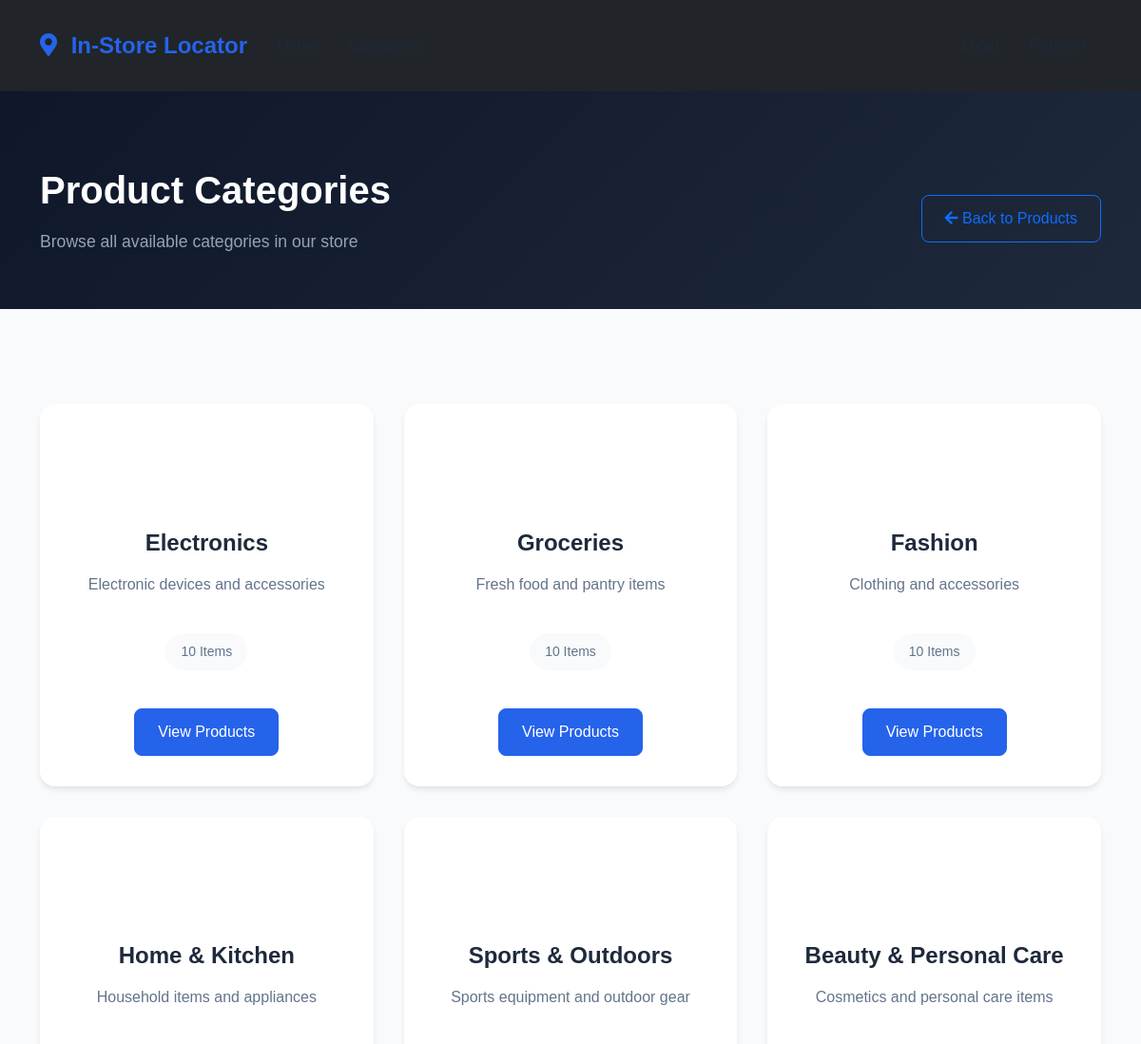
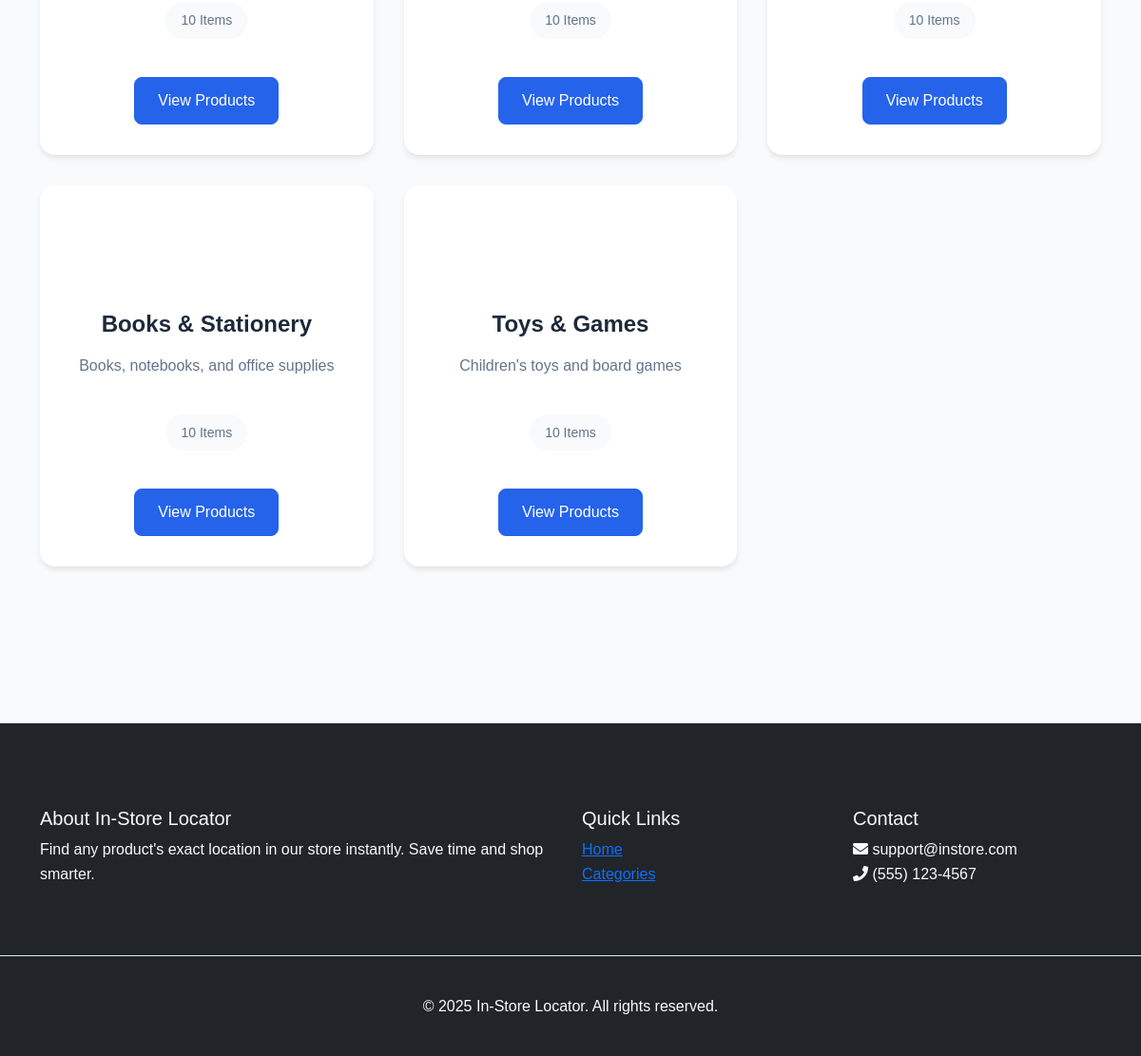
Page /categories/ on the committed database (2 pictures, top to bottom).
### store/models.py (models this page shows, shortened)
class Category(models.Model):
    name = models.CharField(max_length=100)
    description = models.TextField()
    icon = models.CharField(max_length=50, default='box')
    class Meta:
        verbose_name_plural = "Categories"

### store/views.py (the view)
# urls.py: path('categories/', views.categories, name='categories'),
def categories(request):
    categories = Category.objects.all()
    context = {
        'categories': categories,
    }
    return render(request, 'store/categories.html', context)

### store/templates/store/categories.html (shortened to what this page needs)
{% extends 'store/base.html' %}
{% load static %}
{% block content %}
<section class="categories-header">
    <div class="container">
        <div class="row align-items-center">
            <div class="col-md-6">
                <h1 class="page-title" data-aos="fade-right">Product Categories</h1>
                <p class="page-subtitle" data-aos="fade-right" data-aos-delay="100">Browse all available categories in our store</p>
            </div>
            <div class="col-md-6 text-md-end">
                <a href="{% url 'home' %}" class="btn btn-outline-primary" data-aos="fade-left">
                    <i class="fas fa-arrow-left"></i> Back to Products
                </a>
            </div>
        </div>
    </div>
</section>
<section class="categories-section">
    <div class="container">
        <div class="categories-grid">
            {% for category in categories %}
            <div class="category-card" data-aos="fade-up" data-aos-delay="{% widthratio forloop.counter 1 100 %}">
                <div class="category-icon">
                </div>
                <h3>{{ category.name }}</h3>
                <p class="category-description">{{ category.description }}</p>
                <span class="item-count">{{ category.product_set.count }} Items</span>
                <div class="category-actions">
                    <a href="{% url 'category_products' category.id %}" class="btn btn-primary">
                        View Products
                    </a>
                </div>
            </div>
            {% endfor %}
        </div>
    </div>
</section>
{% endblock %}

### store/templates/store/base.html (shortened to what this page needs)
{% load static %}
<!DOCTYPE html>
<html lang="en">
<head>
    <link href="https://cdn.jsdelivr.net/npm/bootstrap@5.1.3/dist/css/bootstrap.min.css" rel="stylesheet">
    <link href="https://cdnjs.cloudflare.com/ajax/libs/font-awesome/5.15.4/css/all.min.css" rel="stylesheet">
    <link href="https://unpkg.com/aos@2.3.1/dist/aos.css" rel="stylesheet">
    <link href="{% static 'store/css/style.css' %}" rel="stylesheet">
</head>
<body>
    <nav class="navbar navbar-expand-lg navbar-dark bg-dark">
        <div class="container">
            <a class="navbar-brand" href="{% url 'home' %}">
                <i class="fas fa-map-marker-alt"></i> In-Store Locator
            </a>
            <div class="collapse navbar-collapse" id="navbarNav">
                <ul class="navbar-nav me-auto">
                    <li class="nav-item">
                        <a class="nav-link" href="{% url 'home' %}">Home</a>
                    </li>
                    <li class="nav-item">
                        <a class="nav-link" href="{% url 'categories' %}">Categories</a>
                    </li>
                </ul>
                <ul class="navbar-nav">
                    {% if user.is_authenticated %}
                        <li class="nav-item">
                            <a class="nav-link" href="{% url 'shopping_list' %}">
                                <i class="fas fa-shopping-cart"></i> Shopping List
                            </a>
                        </li>
                        <li class="nav-item dropdown">
                            <a class="nav-link dropdown-toggle" href="#" id="userDropdown" role="button"
                               data-bs-toggle="dropdown" aria-expanded="false">
                                <i class="fas fa-user"></i> {{ user.username }}
                            </a>
                            <ul class="dropdown-menu dropdown-menu-end" aria-labelledby="userDropdown">
                                {% if user.is_staff %}
                                    <li>
                                        <a class="dropdown-item" href="{% url 'admin:index' %}">
                                            <i class="fas fa-cog"></i> Admin Panel
                                        </a>
                                    </li>
                                    <li><hr class="dropdown-divider"></li>
                                {% endif %}
                                <li>
                                    <a class="dropdown-item" href="{% url 'logout' %}">
                                        <i class="fas fa-sign-out-alt"></i> Logout
                                    </a>
                                </li>
                            </ul>
                        </li>
                    {% else %}
                        <li class="nav-item">
                            <a class="nav-link" href="{% url 'login' %}">Login</a>
                        </li>
                        <li class="nav-item">
                            <a class="nav-link" href="{% url 'register' %}">Register</a>
                        </li>
                    {% endif %}
                </ul>
            </div>
        </div>
    </nav>
    <main>
        {% block content %}{% endblock %}
    </main>
    <footer class="footer bg-dark text-light">
        <div class="container py-4">
            <div class="row">
                <div class="col-md-6">
                    <h5>About In-Store Locator</h5>
                    <p>Find any product's exact location in our store instantly. Save time and shop smarter.</p>
                </div>
                <div class="col-md-3">
                    <h5>Quick Links</h5>
                    <ul class="list-unstyled">
                        <li><a href="{% url 'home' %}">Home</a></li>
                        <li><a href="{% url 'categories' %}">Categories</a></li>
                    </ul>
                </div>
                <div class="col-md-3">
                    <h5>Contact</h5>
                    <ul class="list-unstyled">
                        <li><i class="fas fa-envelope"></i> support@instore.com</li>
                        <li><i class="fas fa-phone"></i> (555) 123-4567</li>
                    </ul>
                </div>
            </div>
        </div>
        <div class="footer-bottom bg-darker">
            <div class="container py-2">
                <div class="text-center">
                    &copy; {% now "Y" %} In-Store Locator. All rights reserved.
                </div>
            </div>
        </div>
    </footer>
</body>
</html>

### store/static/store/css/style.css (style rules this page uses)
:root { --primary-color: #2563eb; --secondary-color: #3b82f6; --accent-color: #f97316; --background-color: #f8fafc; --text-color: #1e293b; --light-text: #64748b; --border-color: #e2e8f0; --success-color: #22c55e; --warning-color: #f59e0b; --error-color: #ef4444; }
* { margin: 0; padding: 0; box-sizing: border-box; }
body { font-family: 'Outfit', sans-serif; background-color: var(--background-color); color: var(--text-color); line-height: 1.6; }
.navbar { background-color: transparent; transition: all 0.3s ease; padding: 1.5rem 0; }
.navbar-brand { font-size: 1.5rem; font-weight: 700; color: var(--primary-color) !important; }
.navbar-brand i { margin-right: 0.5rem; }
.nav-link { font-weight: 500; color: var(--text-color) !important; padding: 0.5rem 1rem !important; transition: all 0.3s ease; }
.btn { padding: 0.75rem 1.5rem; border-radius: 0.5rem; font-weight: 500; transition: all 0.3s ease; }
.btn-primary { background-color: var(--primary-color); border-color: var(--primary-color); }
.footer { background-color: white; padding: 4rem 0 2rem; margin-top: 4rem; border-top: 1px solid var(--border-color); }
.footer-bottom { padding-top: 2rem; margin-top: 2rem; border-top: 1px solid var(--border-color); }
.category-card { position: relative; background: white; padding: 2rem; border-radius: 1rem; text-align: center; box-shadow: 0 4px 6px -1px rgba(0, 0, 0, 0.1); transition: all 0.3s ease; overflow: hidden; }
.category-icon { font-size: 2.5rem; color: var(--primary-color); margin-bottom: 1rem; }

### store/templates/store/categories.html (style rules this page uses)
.categories-header { background: linear-gradient(135deg, #0f172a 0%, #1e293b 100%); padding: 80px 0 40px; color: white; margin-bottom: 40px; }
.page-title { font-size: 2.5rem; font-weight: 700; margin-bottom: 1rem; }
.page-subtitle { color: #94a3b8; font-size: 1.1rem; }
.categories-section { padding: 40px 0 80px; }
.categories-grid { display: grid; grid-template-columns: repeat(auto-fill, minmax(300px, 1fr)); gap: 2rem; padding: 20px 0; }
.category-card { background: white; border-radius: 1rem; padding: 2rem; text-align: center; box-shadow: 0 4px 6px -1px rgba(0, 0, 0, 0.1); transition: all 0.3s ease; }
.category-icon { font-size: 3rem; color: var(--primary-color); margin-bottom: 1.5rem; }
.category-card h3 { font-size: 1.5rem; font-weight: 600; margin-bottom: 1rem; color: var(--text-color); }
.category-description { color: var(--light-text); margin-bottom: 1rem; min-height: 48px; }
.item-count { display: inline-block; background: var(--background-color); padding: 0.5rem 1rem; border-radius: 2rem; font-size: 0.875rem; color: var(--light-text); margin-bottom: 1.5rem; }
.category-actions { margin-top: 1rem; }

### rows in the picture
Category: name "Electronics", description "Electronic devices and accessories", product_set.count "10"
Category: name "Groceries", description "Fresh food and pantry items", product_set.count "10"
Category: name "Fashion", description "Clothing and accessories", product_set.count "10"
Category: name "Home & Kitchen", description "Household items and appliances", product_set.count "10"
Category: name "Sports & Outdoors", description "Sports equipment and outdoor gear", product_set.count "10"
Category: name "Beauty & Personal Care", description "Cosmetics and personal care items", product_set.count "10"
Category: name "Books & Stationery", description "Books, notebooks, and office supplies", product_set.count "10"
Category: name "Toys & Games", description "Children's toys and board games", product_set.count "10"
